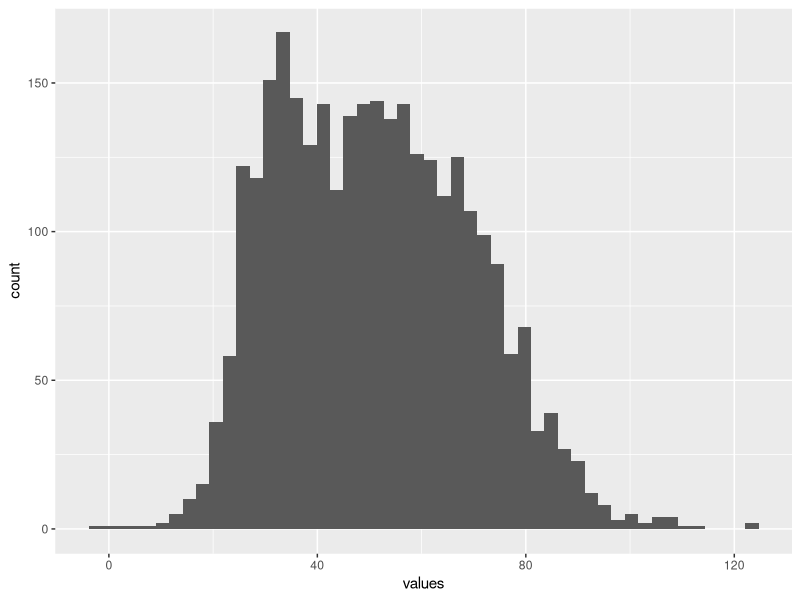
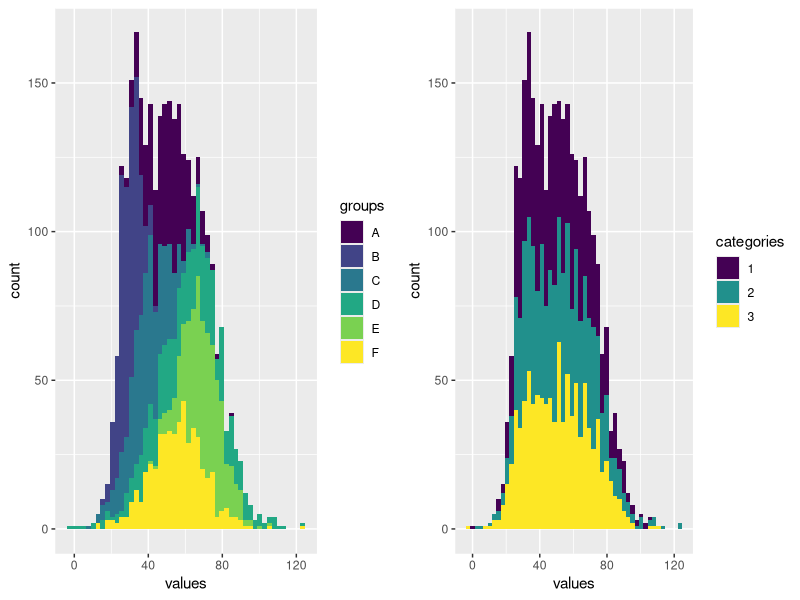
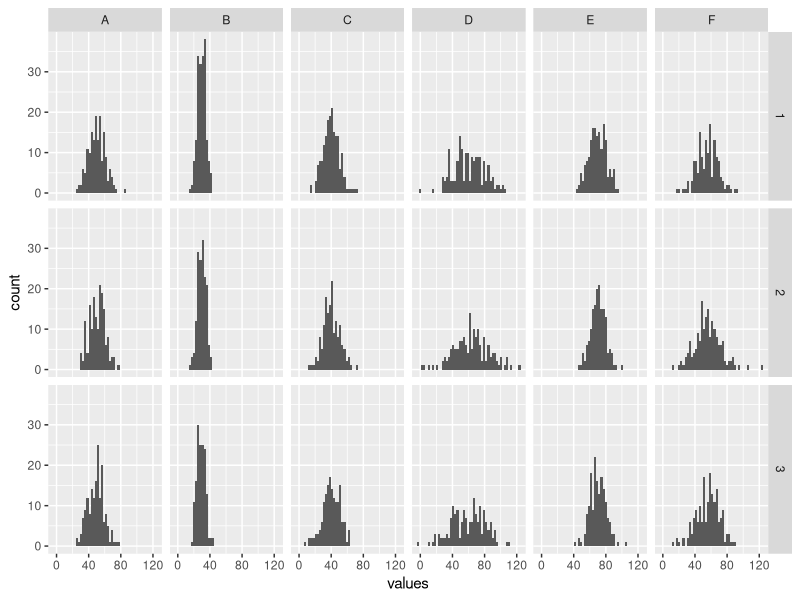
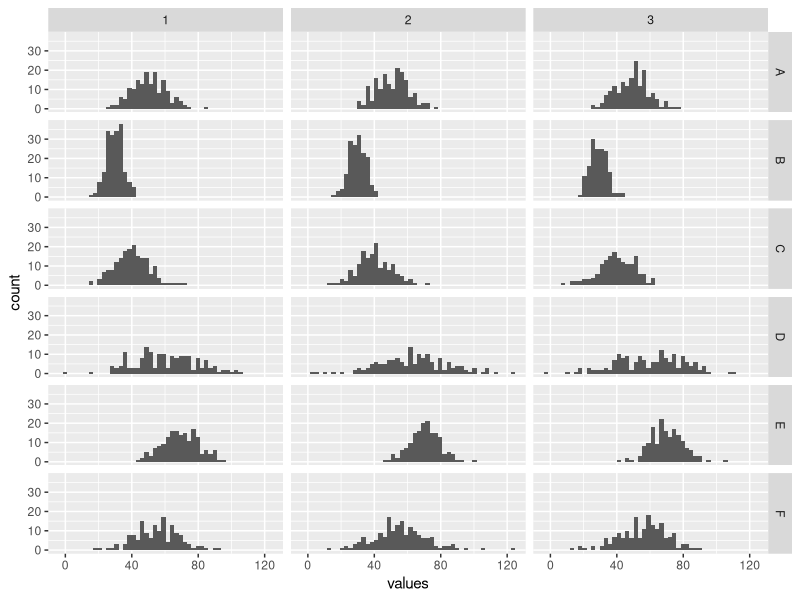
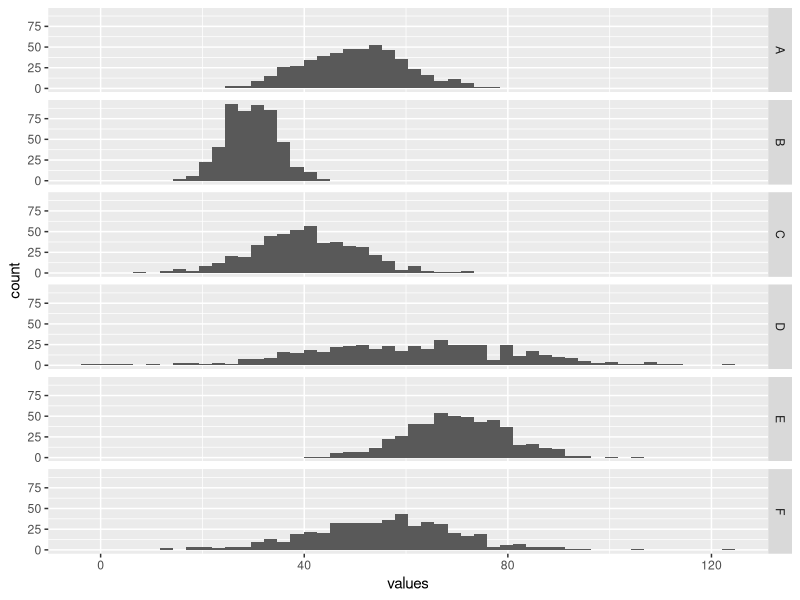
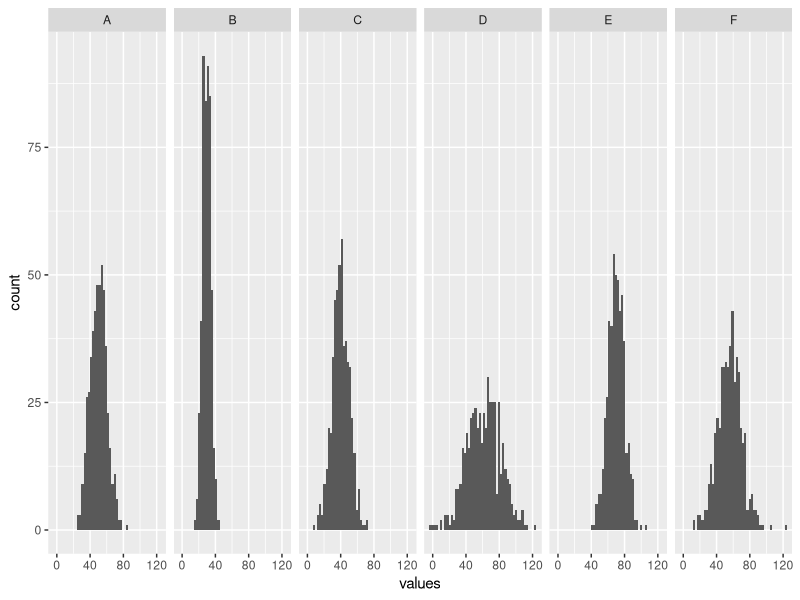
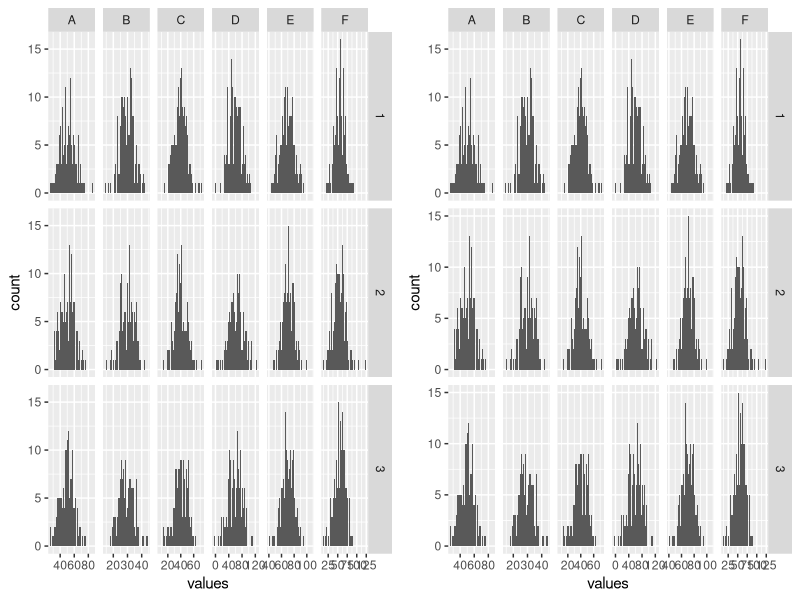

Generate these figures, in order, with R:
## ---- chunk 1
knitr::opts_chunk$set(echo = TRUE, fig.align='center')

# title: facet_grid
# author: jonathan
# revised: 14/3/2020 

WEB <- c("https://https://bioceed.uib.no/dropfolder/bioSTATS/Rmd/Visualizing/Faceted/facet_grid.html")
GIT <- c("https://github.com/jonathansoule/biostats/blob/master/Visualizing/Faceted/facet_grid.Rmd")
library(ggplot2)
library(gridExtra)
# predictor variables
groups <- c(rep("A", 500), rep("B", 500), rep("C", 500), rep("D", 500), rep("E", 500), rep("F", 500))
categories <- as.factor(floor(runif(3000, min=1, max=4)))
# response variable
values <- c(rnorm(500, mean=50, sd=10), rnorm(500, mean=30, sd=5), rnorm(500, mean=40, sd=10), rnorm(500, mean=60, sd=20), rnorm(500, mean=70, sd=10), rnorm(500, mean=55, sd=15))
# dataframe
df <- data.frame(groups, categories, values)
## ---- chunk 2
ggplot(df, aes(values)) +    
  geom_histogram(bins=50)
## ---- chunk 3
grid.arrange(
  ggplot(df, aes(values, fill=groups)) +        # left plot, levels of groups
    geom_histogram(bins=50) +
    scale_fill_viridis_d(),
  ggplot(df, aes(values, fill=categories)) +    # right plot, levels of categories
    geom_histogram(bins=50) +
    scale_fill_viridis_d(),
  ncol=2)
## ---- chunk 4
ggplot(df, aes(values)) +
  geom_histogram(bins=50) +
  facet_grid(categories~groups)
## ---- chunk 5
ggplot(df, aes(values)) +
  geom_histogram(bins=50) +
  facet_grid(groups~categories)
## ---- chunk 6
ggplot(df, aes(values)) +
  geom_histogram(bins=50) +
  scale_fill_viridis_d() +
  facet_grid(rows = vars(groups))
## ---- chunk 7
ggplot(df, aes(values)) +
  geom_histogram(bins=50) +
  facet_grid(cols = vars(groups))
## ---- chunk 8
grid.arrange(
  ggplot(df, aes(values)) +    # left plot, free_y
    geom_histogram(bins=50) +
    facet_grid(categories~groups, scales = "free_x") ,
  ggplot(df, aes(values)) +    # right plot, free
    geom_histogram(bins=50) +
    facet_grid(categories~groups, scales = "free"),
  ncol=2)
